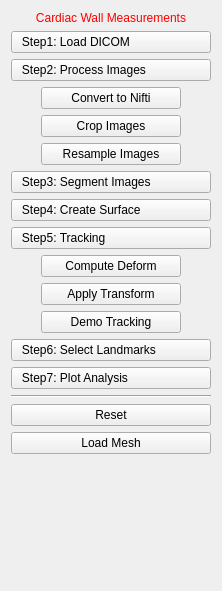
<?xml version="1.0" encoding="UTF-8"?>
<ui version="4.0">
 <class>MmcwViewControls</class>
 <widget class="QWidget" name="MmcwViewControls">
  <property name="geometry">
   <rect>
    <x>0</x>
    <y>0</y>
    <width>222</width>
    <height>591</height>
   </rect>
  </property>
  <property name="windowTitle">
   <string>QmitkTemplate</string>
  </property>
  <layout class="QVBoxLayout" name="verticalLayout">
   <item>
    <widget class="QLabel" name="titleLabel">
     <property name="styleSheet">
      <string notr="true">QLabel { color: rgb(255, 0, 0) }</string>
     </property>
     <property name="text">
      <string>Cardiac Wall Measurements</string>
     </property>
     <property name="alignment">
      <set>Qt::AlignCenter</set>
     </property>
    </widget>
   </item>
   <item>
    <widget class="QPushButton" name="button_1">
     <property name="toolTip">
      <string>Do image processing</string>
     </property>
     <property name="styleSheet">
      <string notr="true">text-align: left;</string>
     </property>
     <property name="text">
      <string>   Step1: Load DICOM</string>
     </property>
    </widget>
   </item>
   <item>
    <widget class="QPushButton" name="button_2">
     <property name="toolTip">
      <string>Do image processing</string>
     </property>
     <property name="styleSheet">
      <string notr="true">text-align: left;</string>
     </property>
     <property name="text">
      <string>   Step2: Process Images</string>
     </property>
    </widget>
   </item>
   <item alignment="Qt::AlignHCenter">
    <widget class="QPushButton" name="button_2_1">
     <property name="minimumSize">
      <size>
       <width>140</width>
       <height>0</height>
      </size>
     </property>
     <property name="maximumSize">
      <size>
       <width>140</width>
       <height>16777215</height>
      </size>
     </property>
     <property name="text">
      <string>Convert to Nifti</string>
     </property>
    </widget>
   </item>
   <item alignment="Qt::AlignHCenter">
    <widget class="QPushButton" name="button_2_2">
     <property name="minimumSize">
      <size>
       <width>140</width>
       <height>0</height>
      </size>
     </property>
     <property name="maximumSize">
      <size>
       <width>140</width>
       <height>16777215</height>
      </size>
     </property>
     <property name="text">
      <string>Crop Images</string>
     </property>
    </widget>
   </item>
   <item alignment="Qt::AlignHCenter">
    <widget class="QPushButton" name="button_2_3">
     <property name="minimumSize">
      <size>
       <width>140</width>
       <height>0</height>
      </size>
     </property>
     <property name="maximumSize">
      <size>
       <width>140</width>
       <height>16777215</height>
      </size>
     </property>
     <property name="text">
      <string>Resample Images</string>
     </property>
    </widget>
   </item>
   <item>
    <widget class="QPushButton" name="button_3">
     <property name="toolTip">
      <string>Do image processing</string>
     </property>
     <property name="styleSheet">
      <string notr="true">text-align: left;</string>
     </property>
     <property name="text">
      <string>   Step3: Segment Images</string>
     </property>
    </widget>
   </item>
   <item>
    <widget class="QPushButton" name="button_4">
     <property name="toolTip">
      <string>Do image processing</string>
     </property>
     <property name="styleSheet">
      <string notr="true">text-align: left;</string>
     </property>
     <property name="text">
      <string>   Step4: Create Surface</string>
     </property>
    </widget>
   </item>
   <item>
    <widget class="QPushButton" name="button_5">
     <property name="toolTip">
      <string>Do image processing</string>
     </property>
     <property name="styleSheet">
      <string notr="true">text-align: left;</string>
     </property>
     <property name="text">
      <string>   Step5: Tracking</string>
     </property>
    </widget>
   </item>
   <item alignment="Qt::AlignHCenter">
    <widget class="QPushButton" name="button_5_1">
     <property name="minimumSize">
      <size>
       <width>140</width>
       <height>0</height>
      </size>
     </property>
     <property name="maximumSize">
      <size>
       <width>140</width>
       <height>16777215</height>
      </size>
     </property>
     <property name="text">
      <string>Compute Deform</string>
     </property>
    </widget>
   </item>
   <item alignment="Qt::AlignHCenter">
    <widget class="QPushButton" name="button_5_2">
     <property name="minimumSize">
      <size>
       <width>140</width>
       <height>0</height>
      </size>
     </property>
     <property name="maximumSize">
      <size>
       <width>140</width>
       <height>16777215</height>
      </size>
     </property>
     <property name="text">
      <string>Apply Transform</string>
     </property>
    </widget>
   </item>
   <item alignment="Qt::AlignHCenter">
    <widget class="QPushButton" name="button_5_3">
     <property name="minimumSize">
      <size>
       <width>140</width>
       <height>0</height>
      </size>
     </property>
     <property name="maximumSize">
      <size>
       <width>140</width>
       <height>16777215</height>
      </size>
     </property>
     <property name="text">
      <string>Demo Tracking</string>
     </property>
    </widget>
   </item>
   <item>
    <widget class="QPushButton" name="button_6">
     <property name="toolTip">
      <string>Do image processing</string>
     </property>
     <property name="styleSheet">
      <string notr="true">text-align: left;</string>
     </property>
     <property name="text">
      <string>   Step6: Select Landmarks</string>
     </property>
    </widget>
   </item>
   <item>
    <widget class="QPushButton" name="button_7">
     <property name="toolTip">
      <string>Do image processing</string>
     </property>
     <property name="styleSheet">
      <string notr="true">text-align: left;</string>
     </property>
     <property name="text">
      <string>   Step7: Plot Analysis</string>
     </property>
    </widget>
   </item>
   <item>
    <widget class="Line" name="line">
     <property name="orientation">
      <enum>Qt::Horizontal</enum>
     </property>
    </widget>
   </item>
   <item>
    <widget class="QPushButton" name="button_r">
     <property name="text">
      <string>Reset</string>
     </property>
    </widget>
   </item>
   <item>
    <widget class="QPushButton" name="button_l">
     <property name="text">
      <string>Load Mesh</string>
     </property>
    </widget>
   </item>
   <item>
    <spacer name="spacer">
     <property name="orientation">
      <enum>Qt::Vertical</enum>
     </property>
     <property name="sizeType">
      <enum>QSizePolicy::Expanding</enum>
     </property>
     <property name="sizeHint" stdset="0">
      <size>
       <width>20</width>
       <height>220</height>
      </size>
     </property>
    </spacer>
   </item>
  </layout>
 </widget>
 <layoutdefault spacing="6" margin="11"/>
 <resources/>
 <connections/>
</ui>
